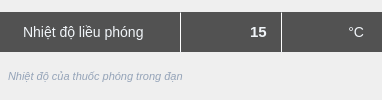
       <widget class="QWidget" name="chargeTempContainer" native="true">
        <layout class="QVBoxLayout" name="chargeTempLayout">
         <property name="spacing">
          <number>3</number>
         </property>
         <property name="leftMargin">
          <number>0</number>
         </property>
         <property name="topMargin">
          <number>0</number>
         </property>
         <property name="rightMargin">
          <number>0</number>
         </property>
         <property name="bottomMargin">
          <number>0</number>
         </property>
         
         <!-- Capsule Input -->
         <item>
          <widget class="QWidget" name="chargeTempCapsule" native="true">
           <property name="minimumSize">
            <size>
             <width>0</width>
             <height>40</height>
            </size>
           </property>
           <property name="maximumSize">
            <size>
             <width>16777215</width>
             <height>40</height>
            </size>
           </property>
           <layout class="QHBoxLayout" name="chargeTempCapsuleLayout">
            <property name="spacing">
             <number>0</number>
            </property>
            <property name="leftMargin">
             <number>0</number>
            </property>
            <property name="topMargin">
             <number>0</number>
            </property>
            <property name="rightMargin">
             <number>0</number>
            </property>
            <property name="bottomMargin">
             <number>0</number>
            </property>
            
            <!-- Label bên trái -->
            <item>
             <widget class="QLabel" name="chargeTempLabel">
              <property name="minimumSize">
               <size>
                <width>180</width>
                <height>40</height>
               </size>
              </property>
              <property name="maximumSize">
               <size>
                <width>16777215</width>
                <height>40</height>
               </size>
              </property>
              <property name="text">
               <string>Nhiệt độ liều phóng</string>
              </property>
              <property name="alignment">
               <set>Qt::AlignLeft|Qt::AlignVCenter</set>
              </property>
              <property name="styleSheet">
               <string notr="true">QLabel {
    background-color: #525252;
    color: #F1F5F9;
    font-size: 14px;
    font-family: 'Tahoma', Arial, sans-serif;
    padding-left: 20px;
    border-top-left-radius: 25px;
    border-bottom-left-radius: 25px;
}</string>
              </property>
             </widget>
            </item>
            
            <!-- Separator 1 -->
            <item>
             <widget class="Line" name="chargeTempSep1">
              <property name="minimumSize">
               <size>
                <width>1</width>
                <height>0</height>
               </size>
              </property>
              <property name="maximumSize">
               <size>
                <width>1</width>
                <height>16777215</height>
               </size>
              </property>
              <property name="styleSheet">
               <string notr="true">background-color: #F1F5F9;</string>
              </property>
              <property name="orientation">
               <enum>Qt::Vertical</enum>
              </property>
             </widget>
            </item>
            
            <!-- Input Field -->
            <item>
             <widget class="QLineEdit" name="chargeTempInput">
              <property name="minimumSize">
               <size>
                <width>100</width>
                <height>40</height>
               </size>
              </property>
              <property name="maximumSize">
               <size>
                <width>100</width>
                <height>40</height>
               </size>
              </property>
              <property name="text">
               <string>15</string>
              </property>
              <property name="alignment">
               <set>Qt::AlignRight|Qt::AlignVCenter</set>
              </property>
              <property name="styleSheet">
               <string notr="true">QLineEdit {
    background-color: #525252;
    color: #F1F5F9;
    border: none;
    font-size: 15px;
    font-weight: bold;
    font-family: 'Tahoma', Arial, sans-serif;
    padding-right: 10px;
}
QLineEdit:focus {
    background-color: #626262;
}
QLineEdit:disabled {
    background-color: #3a3a3a;
    color: #808080;
}</string>
              </property>
             </widget>
            </item>
            
            <!-- Separator 2 -->
            <item>
             <widget class="Line" name="chargeTempSep2">
              <property name="minimumSize">
               <size>
                <width>1</width>
                <height>0</height>
               </size>
              </property>
              <property name="maximumSize">
               <size>
                <width>1</width>
                <height>16777215</height>
               </size>
              </property>
              <property name="styleSheet">
               <string notr="true">background-color: #F1F5F9;</string>
              </property>
              <property name="orientation">
               <enum>Qt::Vertical</enum>
              </property>
             </widget>
            </item>
            
            <!-- Unit Label -->
            <item>
             <widget class="QLabel" name="chargeTempUnit">
              <property name="minimumSize">
               <size>
                <width>100</width>
                <height>40</height>
               </size>
              </property>
              <property name="maximumSize">
               <size>
                <width>100</width>
                <height>40</height>
               </size>
              </property>
              <property name="text">
               <string>°C</string>
              </property>
              <property name="alignment">
               <set>Qt::AlignRight|Qt::AlignVCenter</set>
              </property>
              <property name="styleSheet">
               <string notr="true">QLabel {
    background-color: #525252;
    color: #F1F5F9;
    font-size: 14px;
    font-family: 'Tahoma', Arial, sans-serif;
    padding-right: 15px;
    border-top-right-radius: 25px;
    border-bottom-right-radius: 25px;
}</string>
              </property>
             </widget>
            </item>
           </layout>
          </widget>
         </item>

         <!-- Note Label -->
         <item>
          <widget class="QLabel" name="chargeTempNote">
           <property name="minimumSize">
            <size>
             <width>0</width>
             <height>20</height>
            </size>
           </property>
           <property name="maximumSize">
            <size>
             <width>16777215</width>
             <height>20</height>
            </size>
           </property>
           <property name="text">
            <string>Nhiệt độ của thuốc phóng trong đạn</string>
           </property>
           <property name="alignment">
            <set>Qt::AlignLeft|Qt::AlignTop</set>
           </property>
           <property name="wordWrap">
            <bool>true</bool>
           </property>
           <property name="styleSheet">
            <string notr="true">QLabel {
    background-color: transparent;
    color: #94A3B8;
    font-size: 11px;
    font-style: italic;
    padding-left: 5px;
    padding-right: 5px;
}</string>
           </property>
          </widget>
         </item>
        </layout>
       </widget>
